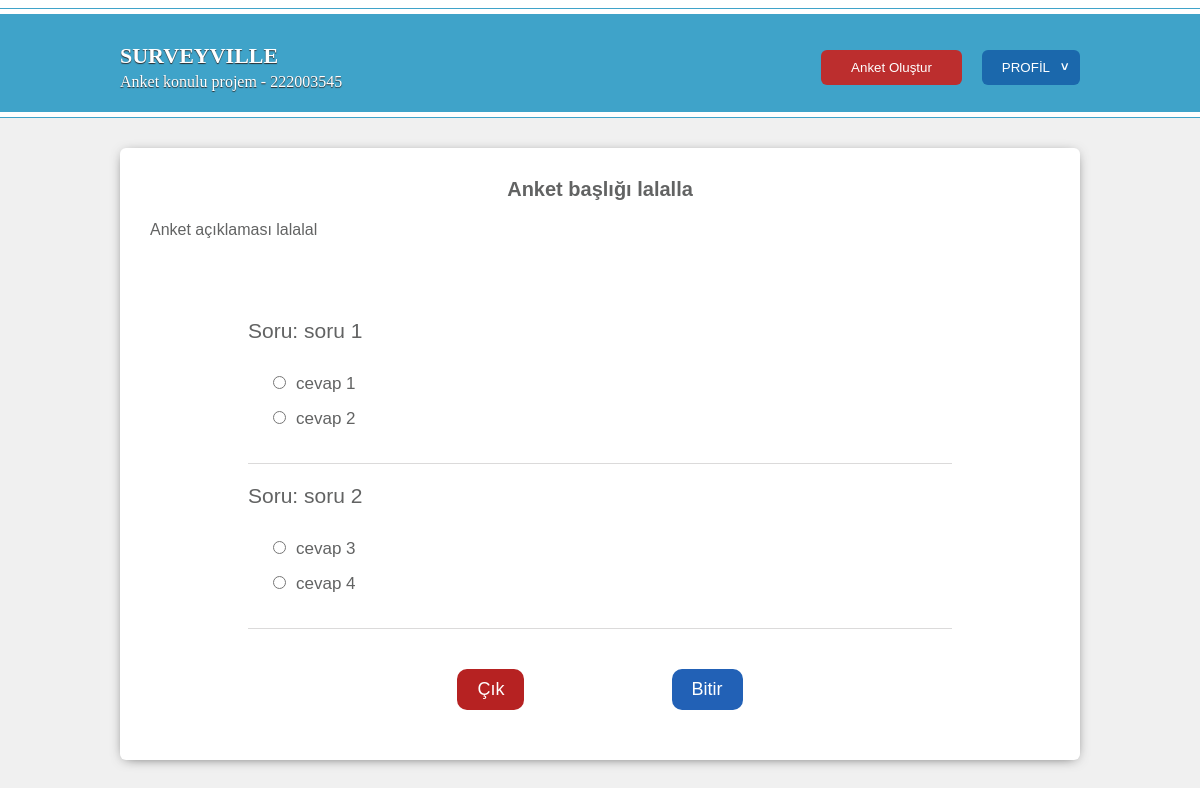
The page /surveyville/survey/1 (signed in) on the database its author committed.
### surveyville/models.py (models this page shows)
class Survey(models.Model):
    s_title = models.CharField(max_length=255)
    s_text = models.CharField(max_length=255)
    create_date = models.DateField()
    expire_date = models.DateField()
    user_FK = models.ForeignKey(Account, on_delete=models.CASCADE)

class Question(models.Model):
    q_text = models.CharField(max_length=255)
    survey_FK = models.ForeignKey(Survey, on_delete=models.CASCADE)

class Answer(models.Model):
    a_text = models.CharField(max_length=255)
    question_FK = models.ForeignKey(Question, on_delete=models.CASCADE)

### surveyville/views.py (the view)
# urls.py: path('survey/<int:para>', views.joinsurvey, name='joinsurvey'),
@csrf_exempt
def joinsurvey(request, para):
    if request.user.is_authenticated:
        context = {}
        context['today'] = date.today()
        context['user'] = request.user
        context['survey'] = Survey.objects.get(id=para)
        questions = Question.objects.filter(survey_FK_id=para).prefetch_related('answer_set').all()
        context['questions'] = questions
        return render(
            request,
            'survey.html',
            context
        )
    else:
        return redirect('index')

### surveyville/templates/survey.html (shortened to what this page needs)
{% extends "template_1.html" %}
{% load static %}
{% block head %}
<link rel="stylesheet" href="{% static '/css/surveydetail.css' %}">
{% endblock head %}
{% block content %}
    <form class="survey_wraper" action="{% url 'submitsurvey' %}" method="post">
        <span class="s_title">{{survey.s_title}}</span>
        <span class="s_description">{{survey.s_text}}</span>
        <div class="s_questions_cont">
            {% for question in questions %}
            <div class="s_question">
                <span class="s_questiontitle">Soru: {{question.q_text}}</span>
                <div class="s_answers">
                    {% for answer in question.answer_set.all %}
                    <label class="s_answer"><input type="radio" name="{{question.id}}-answer" value="{{answer.id}}" class="s_radio">{{answer.a_text}}</label>
                    {% endfor %}
                </div>
            </div>
            {% endfor %}
        </div>
        <div class="s_buttons">
            <button class="s_cancelbtn" type="button" onclick="location.href='{% url 'index' %}'">Çık</button>
            <input class="s_finishbtn" type="submit" value="Bitir">
        </div>
    </form>
{% endblock content %}

### surveyville/static/css/surveydetail.css (style rules this page uses)
.survey_wraper { display: flex; flex-direction: column; }
.s_title { font-size: 20px; font-weight: 600; margin-bottom: 20px; text-align: center; }
.s_description { font-size: 16px; font-weight: 400; margin-bottom: 60px; padding: 0 10px; }
.s_questions_cont { display: flex; flex-direction: column; padding: 10px 20px; }
.s_question { display: flex; flex-direction: column; align-self: center; width: 80%; transition: 0.2s all; border-bottom: 1px solid #dbdada; margin-bottom: 10px; }
.s_questiontitle { font-size: 21px; font-weight: 500; padding: 10px 0; }
.s_answers { display: flex; flex-direction: column; padding: 20px; font-size: 17px; }
.s_answer { margin-bottom: 14px; }
.s_buttons { display: flex; justify-content: center; padding: 20px 0; }
.s_buttons button, input { outline: none; border: none; padding: 10px 20px; border-radius: 10px; color: #fff; font-size: 18px; cursor: pointer; transition: 0.2s all; }
.s_finishbtn { background-color: rgb(34 97 182); }
.s_cancelbtn { margin-right: 16%; background-color: rgb(182 34 34); }
.s_radio { margin-right: 10px; }

### rows shown on the page
Survey: s_title "Anket başlığı lalalla", s_text "Anket açıklaması lalalal"
Question: q_text "soru 1"
Answer: a_text "cevap 1"
Answer: a_text "cevap 2"
Question: q_text "soru 2"
Answer: a_text "cevap 3"
Answer: a_text "cevap 4"
